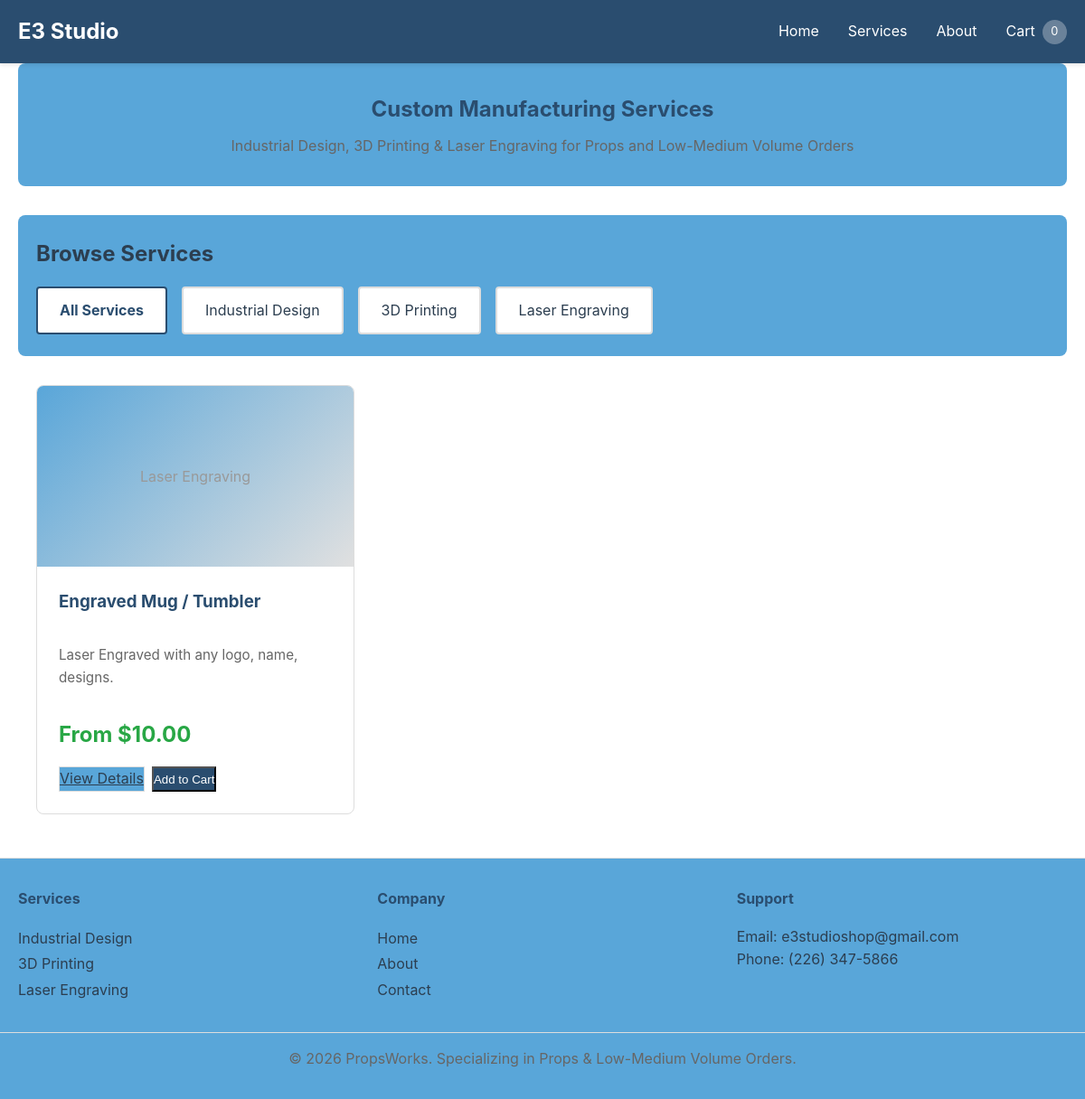
Page /services/ on the committed database.
### app/models.py (models this page shows, shortened)
class Service(db.Model):
    __tablename__ = 'services'
    id = db.Column(db.Integer, primary_key=True)
    name = db.Column(db.String(255), nullable=False)
    slug = db.Column(db.String(255), unique=True, nullable=False)
    description = db.Column(db.Text, nullable=False)
    long_description = db.Column(db.Text)
    price_base = db.Column(db.Float, nullable=False)
    category = db.Column(db.String(100), nullable=False)  # industrial_design, 3d_printing, laser_engraving
    image_url = db.Column(db.String(500))
    is_active = db.Column(db.Boolean, default=True)
    created_at = db.Column(db.DateTime, default=datetime.utcnow)
    media_gallery = db.Column(db.JSON, default=list)  # Stores list of media: [{'type': 'photo/video', 'url': '...', 'caption': '...'}]
    bulk_pricing = db.Column(db.JSON, default=list)  # Stores bulk pricing tiers: [{'min_quantity': 10, 'price': 450}]
    service_options = db.relationship('ServiceOption', backref='service', lazy=True, cascade='all, delete-orphan')

### app/services.py (the view)
@services_bp.route('/')
def catalog():
    category = request.args.get('category')
    content = load_content()
    if category and category in CATEGORIES:
        services = Service.query.filter_by(category=category, is_active=True).all()
    else:
        services = Service.query.filter_by(is_active=True).all()
    return render_template('services/catalog.html',
                         services=services,
                         categories=CATEGORIES,
                         selected_category=category,
                         content=content)

### app/__init__.py (called while the page is built)
def load_content():
    root_dir = os.path.dirname(os.path.dirname(os.path.abspath(__file__)))
    content_file = os.path.join(root_dir, 'instance', 'content.json')
    if os.path.exists(content_file):
        with open(content_file, 'r') as f:
            return json.load(f)
    return {}

def create_app(config_name='development'):
    root_dir = os.path.dirname(os.path.dirname(os.path.abspath(__file__)))
    app = Flask(__name__,
                template_folder=os.path.join(root_dir, 'templates'),
                static_folder=os.path.join(root_dir, 'static'))
    if config_name == 'production':
        app.config.from_object('config.ProductionConfig')
    else:
        app.config.from_object('config.DevelopmentConfig')
    db.init_app(app)
    @app.context_processor
    def inject_content():
        return {'content': load_content()}
    from app.routes import main_bp
    from app.services import services_bp
    from app.admin import admin_bp
    app.register_blueprint(main_bp)
    app.register_blueprint(services_bp)
    app.register_blueprint(admin_bp)
    with app.app_context():
        db.create_all()
    return app

### app/services.py (called while the page is built)
def load_content():
    content_file = os.path.join(os.path.dirname(__file__), '..', 'instance', 'content.json')
    if os.path.exists(content_file):
        with open(content_file, 'r') as f:
            return json.load(f)
    return {}

### templates/services/catalog.html
{% extends "base.html" %}
{% block content %}
<section class="services-hero">
    <h1>Custom Manufacturing Services</h1>
    <p>Industrial Design, 3D Printing & Laser Engraving for Props and Low-Medium Volume Orders</p>
</section>
<section class="categories-filter">
    <div class="container">
        <h2>Browse Services</h2>
        <div class="category-buttons">
            <a href="{{ url_for('services.catalog') }}"
               class="category-btn {% if not selected_category %}active{% endif %}">
                All Services
            </a>
            <a href="{{ url_for('services.catalog', category='industrial_design') }}"
               class="category-btn {% if selected_category == 'industrial_design' %}active{% endif %}">
                Industrial Design
            </a>
            <a href="{{ url_for('services.catalog', category='3d_printing') }}"
               class="category-btn {% if selected_category == '3d_printing' %}active{% endif %}">
                3D Printing
            </a>
            <a href="{{ url_for('services.catalog', category='laser_engraving') }}"
               class="category-btn {% if selected_category == 'laser_engraving' %}active{% endif %}">
                Laser Engraving
            </a>
        </div>
    </div>
</section>
<section class="services-grid">
    <div class="container">
        {% if services %}
            <div class="grid">
                {% for service in services %}
                <div class="service-card">
                    {% if service.image_url %}
                        <img src="{{ service.image_url }}" alt="{{ service.name }}" class="service-image">
                    {% else %}
                        <div class="service-image-placeholder">
                            <span>{{ service.category.replace('_', ' ').title() }}</span>
                        </div>
                    {% endif %}
                    <div class="service-info">
                        <h3>{{ service.name }}</h3>
                        <p class="description">{{ service.description }}</p>
                        <p class="price">From ${{ "%.2f"|format(service.price_base) }}</p>
                        <div class="service-actions">
                            <a href="{{ url_for('services.service_detail', slug=service.slug) }}"
                               class="btn-secondary">View Details</a>
                            <button class="btn-primary" onclick="addToCart({{ service.id }}, '{{ service.name }}')">
                                Add to Cart
                            </button>
                        </div>
                    </div>
                </div>
                {% endfor %}
            </div>
        {% else %}
            <div class="empty-state">
                <p>No services available in this category.</p>
            </div>
        {% endif %}
    </div>
</section>
{% endblock %}

### templates/base.html (shortened to what this page needs)
<!DOCTYPE html>
<html lang="en">
<head>
    <link rel="stylesheet" href="{{ url_for('static', filename='css/style.css') }}">
</head>
<body>
    <nav class="navbar">
        <div class="container">
            <div class="logo">
                <a href="{{ url_for('main.index') }}">{{ content.site_title if content and content.site_title else 'PropsWorks' }}</a>
            </div>
            <ul class="nav-links">
                <li><a href="{{ url_for('main.index') }}">Home</a></li>
                <li><a href="{{ url_for('services.catalog') }}">Services</a></li>
                <li><a href="{{ url_for('main.about') }}">About</a></li>
                <li><a href="{{ url_for('services.view_cart') }}" class="nav-cart">
                    <span>Cart</span>
                    <span class="cart-count" id="cart-count">0</span>
                </a></li>
            </ul>
        </div>
    </nav>
    <main class="container">
        {% block content %}{% endblock %}
    </main>
    <footer>
        <div class="container footer-content">
            <div class="footer-section">
                <h4>Services</h4>
                <ul>
                    <li><a href="{{ url_for('services.catalog', category='industrial_design') }}">Industrial Design</a></li>
                    <li><a href="{{ url_for('services.catalog', category='3d_printing') }}">3D Printing</a></li>
                    <li><a href="{{ url_for('services.catalog', category='laser_engraving') }}">Laser Engraving</a></li>
                </ul>
            </div>
            <div class="footer-section">
                <h4>Company</h4>
                <ul>
                    <li><a href="{{ url_for('main.index') }}">Home</a></li>
                    <li><a href="{{ url_for('main.about') }}">About</a></li>
                    <li><a href="#">Contact</a></li>
                </ul>
            </div>
            <div class="footer-section">
                <h4>Support</h4>
                <p>Email: {{ content.contact_email if content else 'support@propsworks.com' }}</p>
                <p>Phone: {{ content.contact_phone if content else '(555) 123-4567' }}</p>
            </div>
        </div>
        <p class="copyright">&copy; 2026 PropsWorks. Specializing in Props & Low-Medium Volume Orders.</p>
    </footer>
</body>
</html>

### static/css/style.css (style rules this page uses)
:root { --primary-color: #0066cc; --secondary-color: #f0f0f0; --text-color: #333; --border-color: #ddd; --success-color: #28a745; --error-color: #dc3545; }
* { margin: 0; padding: 0; box-sizing: border-box; }
body { font-family: -apple-system, BlinkMacSystemFont, 'Segoe UI', Roboto, Oxygen, Ubuntu, Cantarell, sans-serif; line-height: 1.6; color: var(--text-color); background-color: #fff; }
.container { max-width: 1200px; margin: 0 auto; padding: 0 20px; }
.navbar { background-color: var(--primary-color); color: white; padding: 1rem 0; box-shadow: 0 2px 4px rgba(0,0,0,0.1); position: sticky; top: 0; z-index: 100; }
.navbar .container { display: flex; justify-content: space-between; align-items: center; }
.logo a { font-size: 1.5rem; font-weight: bold; color: white; text-decoration: none; }
.nav-links { display: flex; list-style: none; gap: 2rem; align-items: center; }
.nav-links a { color: white; text-decoration: none; transition: opacity 0.3s; }
.nav-cart { display: flex; align-items: center; gap: 0.5rem; position: relative; }
.cart-count { background-color: rgba(255,255,255,0.3); padding: 0.2rem 0.6rem; border-radius: 20px; font-size: 0.8rem; }
main { min-height: calc(100vh - 300px); padding: 2rem 0; }
.btn-primary { background-color: var(--primary-color); color: white; }
.btn-secondary { background-color: var(--secondary-color); color: var(--text-color); border: 1px solid var(--border-color); }
.categories-filter { margin: 2rem 0; padding: 1.5rem 0; background-color: var(--secondary-color); border-radius: 8px; }
.categories-filter h2 { margin-bottom: 1rem; }
.category-buttons { display: flex; gap: 1rem; flex-wrap: wrap; }
.category-btn { padding: 0.75rem 1.5rem; background-color: white; border: 2px solid var(--border-color); border-radius: 4px; text-decoration: none; color: var(--text-color); cursor: pointer; transition: all 0.3s; }
.category-btn:hover, .category-btn.active { border-color: var(--primary-color); color: var(--primary-color); font-weight: bold; }
.services-grid { margin: 2rem 0; }
.services-hero { text-align: center; padding: 2rem 0; margin-bottom: 2rem; background-color: var(--secondary-color); border-radius: 8px; }
.services-hero h1 { color: var(--primary-color); margin-bottom: 0.5rem; }
.services-hero p { color: #666; }
.grid { display: grid; grid-template-columns: repeat(auto-fill, minmax(300px, 1fr)); gap: 2rem; }
.service-card { background-color: white; border: 1px solid var(--border-color); border-radius: 8px; overflow: hidden; transition: transform 0.3s, box-shadow 0.3s; }
.service-image-placeholder { width: 100%; height: 200px; background: linear-gradient(135deg, var(--secondary-color), #e0e0e0); display: flex; align-items: center; justify-content: center; font-size: 1rem; color: #999; }
.service-info { padding: 1.5rem; }
.service-info h3 { margin-bottom: 0.5rem; color: var(--primary-color); }
.description { color: #666; margin-bottom: 1rem; font-size: 0.95rem; }
.price { font-size: 1.5rem; font-weight: bold; color: var(--success-color); margin-bottom: 1rem; }
.service-actions { display: flex; gap: 0.5rem; }
.description { margin: 2rem 0; }
footer { background-color: var(--secondary-color); padding: 2rem 0; margin-top: 3rem; border-top: 1px solid var(--border-color); }
.footer-content { display: grid; grid-template-columns: repeat(auto-fit, minmax(200px, 1fr)); gap: 2rem; margin-bottom: 2rem; }
.footer-section h4 { margin-bottom: 1rem; color: var(--primary-color); }
.footer-section ul { list-style: none; }
.footer-section a { color: var(--text-color); text-decoration: none; line-height: 1.8; }
.copyright { text-align: center; color: #666; border-top: 1px solid var(--border-color); padding-top: 1rem; }

### rows in the picture
Service: category.replace "Laser Engraving", name "Engraved Mug / Tumbler", description "Laser Engraved with any logo, name, designs.", price_base "10.00"

### other values in the picture
{{ content.site_title if content and content.site_title else 'PropsWorks' }} "E3 Studio"
{{ content.contact_email if content else 'support@propsworks.com' }} "e3studioshop@gmail.com"
{{ content.contact_phone if content else '(555) 123-4567' }} "(226) 347-5866"
